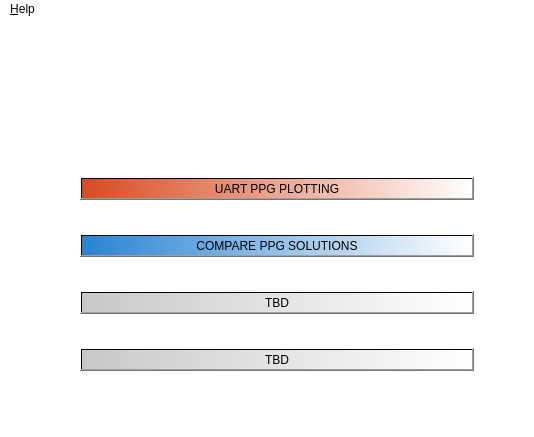
<?xml version="1.0" encoding="UTF-8"?>
<ui version="4.0">
 <class>PPG_EDUKIT</class>
 <widget class="QMainWindow" name="PPG_EDUKIT">
  <property name="geometry">
   <rect>
    <x>0</x>
    <y>0</y>
    <width>534</width>
    <height>437</height>
   </rect>
  </property>
  <property name="windowTitle">
   <string>MainWindow</string>
  </property>
  <property name="styleSheet">
   <string notr="true">background-color: rgb(255, 255, 255);</string>
  </property>
  <widget class="QWidget" name="centralwidget">
   <widget class="QLabel" name="label">
    <property name="geometry">
     <rect>
      <x>0</x>
      <y>-10</y>
      <width>581</width>
      <height>111</height>
     </rect>
    </property>
    <property name="text">
     <string>&lt;html&gt;&lt;head/&gt;&lt;body&gt;&lt;p&gt;&lt;img src=&quot;:/images/vub.jpg&quot;/&gt;&lt;/p&gt;&lt;/body&gt;&lt;/html&gt;</string>
    </property>
   </widget>
   <widget class="QWidget" name="verticalLayoutWidget">
    <property name="geometry">
     <rect>
      <x>80</x>
      <y>130</y>
      <width>394</width>
      <height>251</height>
     </rect>
    </property>
    <layout class="QVBoxLayout" name="verticalLayout">
     <item>
      <widget class="QPushButton" name="app1_button">
       <property name="enabled">
        <bool>true</bool>
       </property>
       <property name="styleSheet">
        <string notr="true">font: 75 20pt &quot;Miriam Mono CLM&quot;;
background-color: qlineargradient(spread:pad, x1:0, y1:0, x2:1, y2:0, stop:0 rgba(216, 75, 33  , 255), stop:1 rgba(255, 255, 255, 255));</string>
       </property>
       <property name="text">
        <string>UART PPG PLOTTING</string>
       </property>
      </widget>
     </item>
     <item>
      <widget class="QPushButton" name="app2_button">
       <property name="enabled">
        <bool>true</bool>
       </property>
       <property name="styleSheet">
        <string notr="true">font: 75 20pt &quot;Miriam Mono CLM&quot;;
background-color: qlineargradient(spread:pad, x1:0, y1:0, x2:1, y2:0, stop:0 rgba(40, 131, 211  , 255), stop:1 rgba(255, 255, 255, 255));</string>
       </property>
       <property name="text">
        <string> COMPARE PPG SOLUTIONS </string>
       </property>
      </widget>
     </item>
     <item>
      <widget class="QPushButton" name="app3_button">
       <property name="enabled">
        <bool>true</bool>
       </property>
       <property name="styleSheet">
        <string notr="true">font: 75 18pt &quot;Miriam Mono CLM&quot;;
background-color: qlineargradient(spread:pad, x1:0, y1:0, x2:1, y2:0, stop:0 rgba(200, 200,200, 255), stop:1 rgba(255, 255, 255, 255));</string>
       </property>
       <property name="text">
        <string>TBD</string>
       </property>
      </widget>
     </item>
     <item>
      <widget class="QPushButton" name="app4_button">
       <property name="enabled">
        <bool>true</bool>
       </property>
       <property name="styleSheet">
        <string notr="true">font: 75 18pt &quot;Miriam Mono CLM&quot;;
background-color: qlineargradient(spread:pad, x1:0, y1:0, x2:1, y2:0, stop:0 rgba(200, 200,200, 255), stop:1 rgba(255, 255, 255, 255));</string>
       </property>
       <property name="text">
        <string>TBD</string>
       </property>
      </widget>
     </item>
    </layout>
   </widget>
   <zorder>verticalLayoutWidget</zorder>
   <zorder>label</zorder>
  </widget>
  <widget class="QMenuBar" name="menuBar">
   <property name="geometry">
    <rect>
     <x>0</x>
     <y>0</y>
     <width>534</width>
     <height>21</height>
    </rect>
   </property>
   <widget class="QMenu" name="menu_Help">
    <property name="title">
     <string>&amp;Help</string>
    </property>
    <addaction name="show_pdf_list"/>
    <addaction name="separator"/>
    <addaction name="show_info_box"/>
   </widget>
   <addaction name="menu_Help"/>
  </widget>
  <action name="show_pdf_list">
   <property name="text">
    <string>&amp;Applications List</string>
   </property>
   <property name="shortcut">
    <string>Ctrl+L</string>
   </property>
  </action>
  <action name="show_info_box">
   <property name="text">
    <string>&amp;Info</string>
   </property>
   <property name="shortcut">
    <string>Ctrl+I</string>
   </property>
  </action>
 </widget>
 <resources>
  <include location="img/vub_image.qrc"/>
 </resources>
 <connections/>
</ui>
